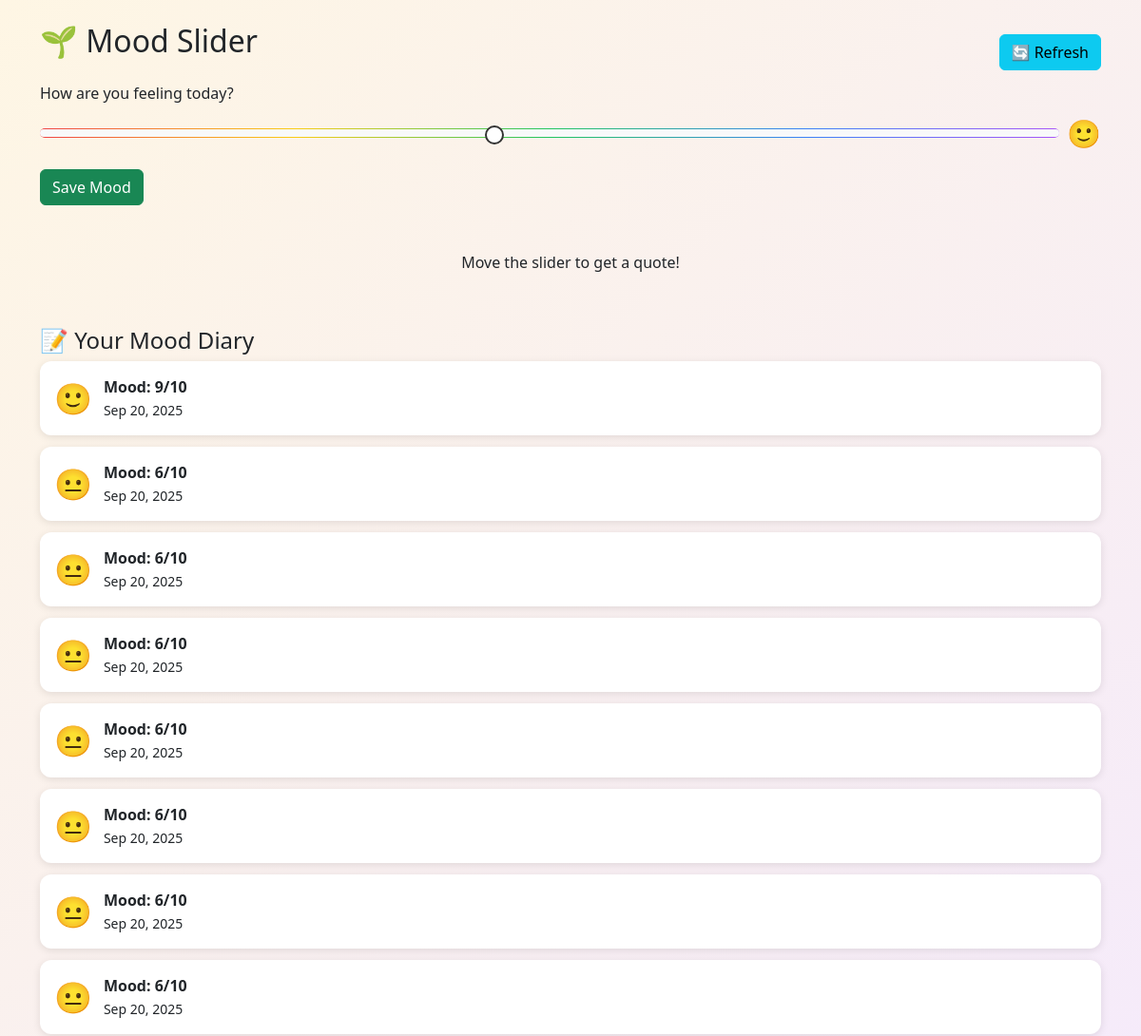
Before: /mood_slider/ (signed in, upper part) with the older database file.
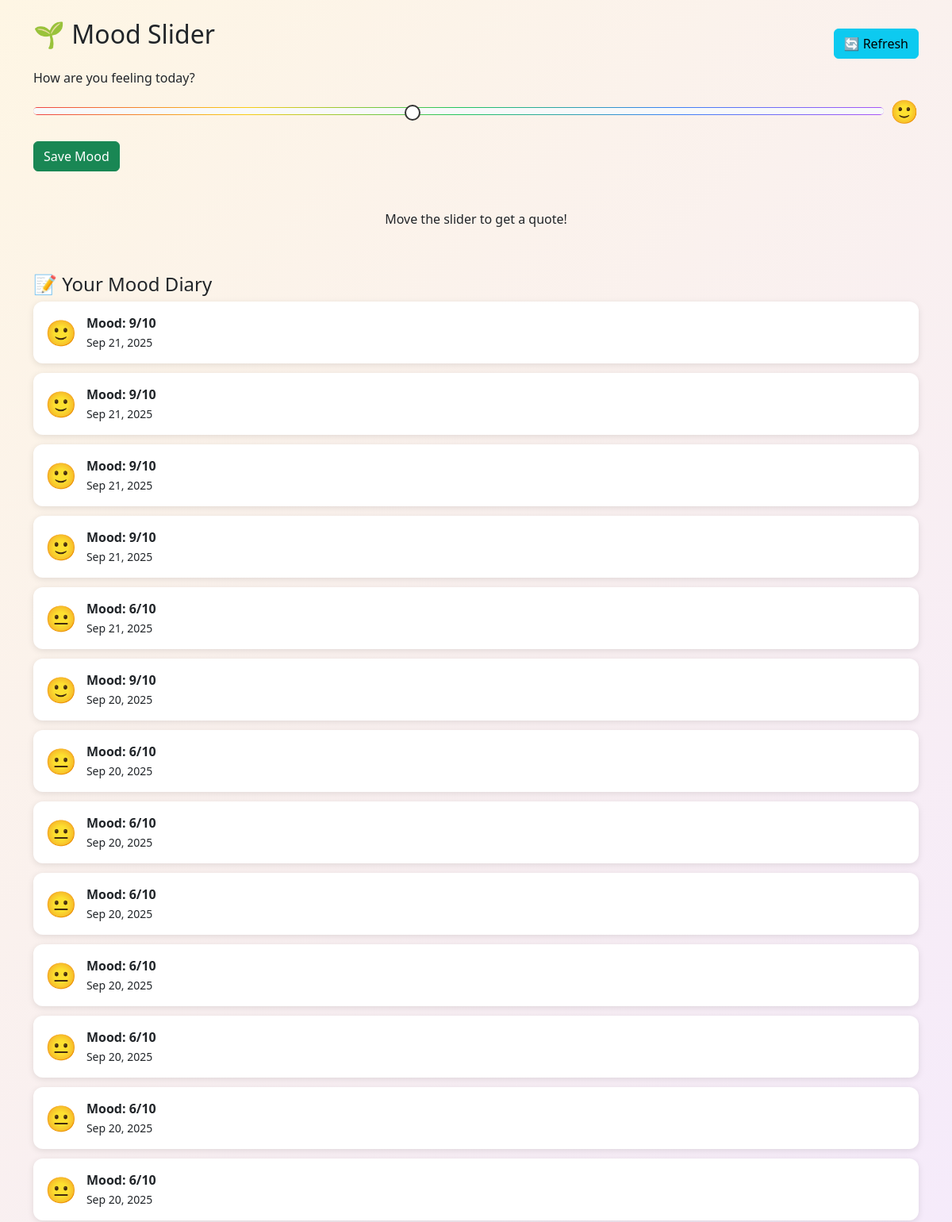
After: the same page with the newer database file.
### mentalcare/models.py (models this page shows, shortened)
class MoodSlider(models.Model):
    user = models.ForeignKey(User , on_delete=models.CASCADE)
    mood_value = models.IntegerField()  # 1 to 10 scale...
    date = models.DateTimeField(auto_now_add=True)
    def get_emoji(self):
        if self.mood_value <= 3 :
            return "😢"
        elif self.mood_value >= 4 and self.mood_value <= 7:
            return "😐"
        elif self.mood_value >= 8:
            return "🙂"
        return "🤩"

### mentalcare/views.py (the view)
# urls.py: path('mood_slider/' , views.mood_slider_view , name = 'mood_slider'),
@login_required
def mood_slider_view(request):
    if request.method == "POST":
        mood_value = int(request.POST.get("mood"))
        MoodSlider.objects.create(user=request.user, mood_value=mood_value)
    moods = MoodSlider.objects.filter(user=request.user).order_by("-date")
    return render(request, "mood_slider.html", {"moods": moods})

### mentalcare/templates/mood_slider.html (shortened to what this page needs)
{% load static %}
<!DOCTYPE html>
<html lang="en">
<head>
  <link href="https://cdn.jsdelivr.net/npm/bootstrap@5.3.0/dist/css/bootstrap.min.css" rel="stylesheet">
</head>
<body class="container py-4">
  <div class="d-flex justify-content-between align-items-center">
    <h2 class="mb-4">🌱 Mood Slider</h2>
    <button class="btn btn-info" onclick="location.reload()">🔄 Refresh</button>
  </div>
  <form method="post">
    <label for="mood" class="form-label">How are you feeling today?</label>
    <div class="d-flex align-items-center gap-2">
      <input type="range" min="1" max="10" value="5" id="mood" name="mood" class="form-range">
      <span id="moodEmoji" style="font-size:1.8rem;">🙂</span>
    </div>
    <button class="btn btn-success my-3" type="submit">Save Mood</button>
  </form>
  <div id="quoteDisplay" class="mt-3 text-center p-3">
      <p>Move the slider to get a quote!</p>
  </div>
  <h4 class="mt-4">📝 Your Mood Diary</h4>
  <div id="moodDiary">
    {% for mood in moods %}
      <div class="mood-card">
        <span class="mood-emoji">{{ mood.get_emoji }}</span>
        <div>
          <strong>Mood: {{ mood.mood_value }}/10</strong><br>
          <small>{{ mood.date|date:"M d, Y" }}</small>
        </div>
      </div>
    {% empty %}
      <p>No moods saved yet 🌱</p>
    {% endfor %}
  </div>
</body>
</html>

Changed rows visible on the page:
added MoodSlider: get_emoji "🙂", mood_value "9", date "Sep 21, 2025"
added MoodSlider: get_emoji "🙂", mood_value "9", date "Sep 21, 2025"
added MoodSlider: get_emoji "🙂", mood_value "9", date "Sep 21, 2025"
added MoodSlider: get_emoji "🙂", mood_value "9", date "Sep 21, 2025"
added MoodSlider: get_emoji "😐", mood_value "6", date "Sep 21, 2025"
